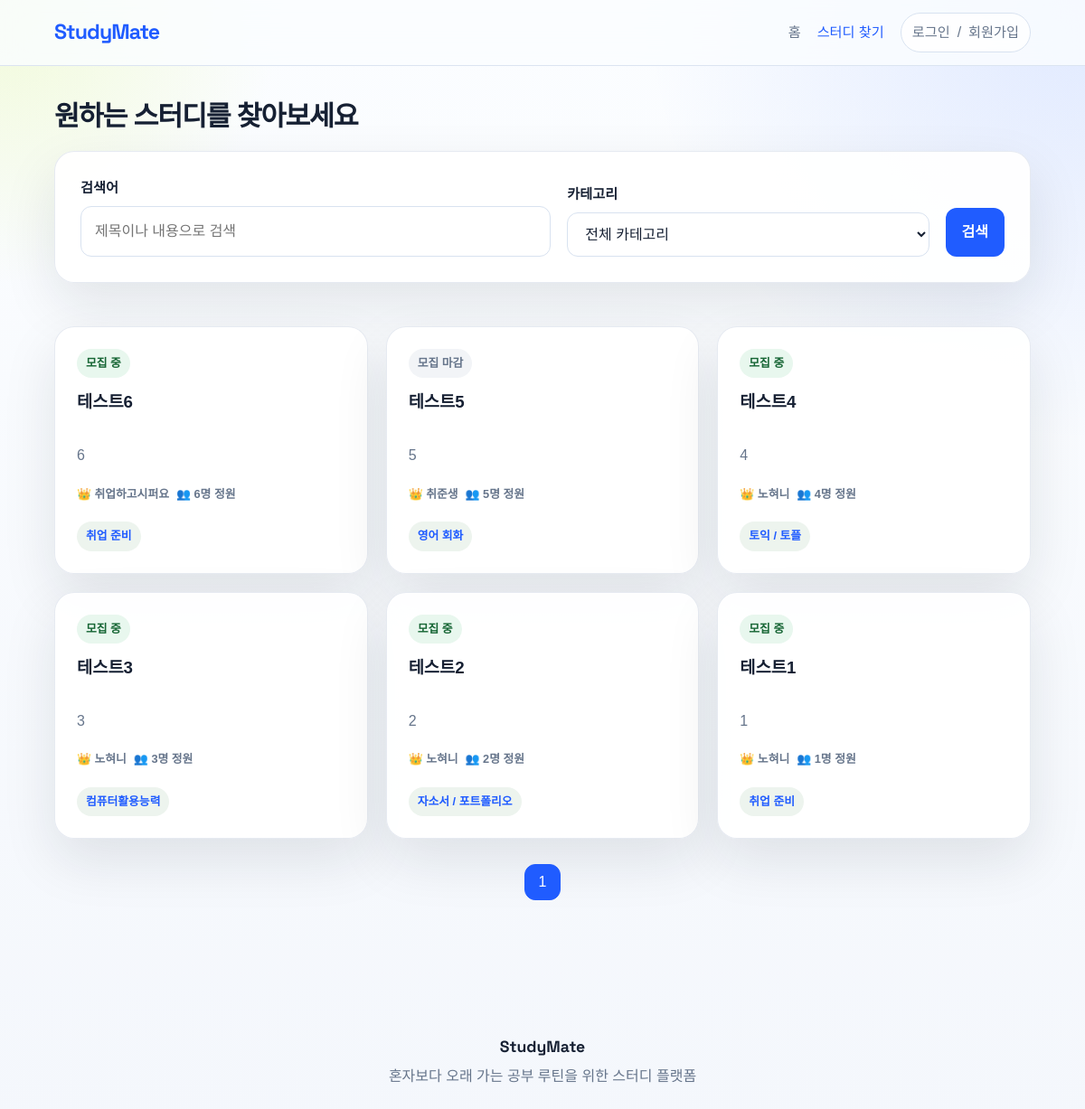
Before: /study with the older database file.
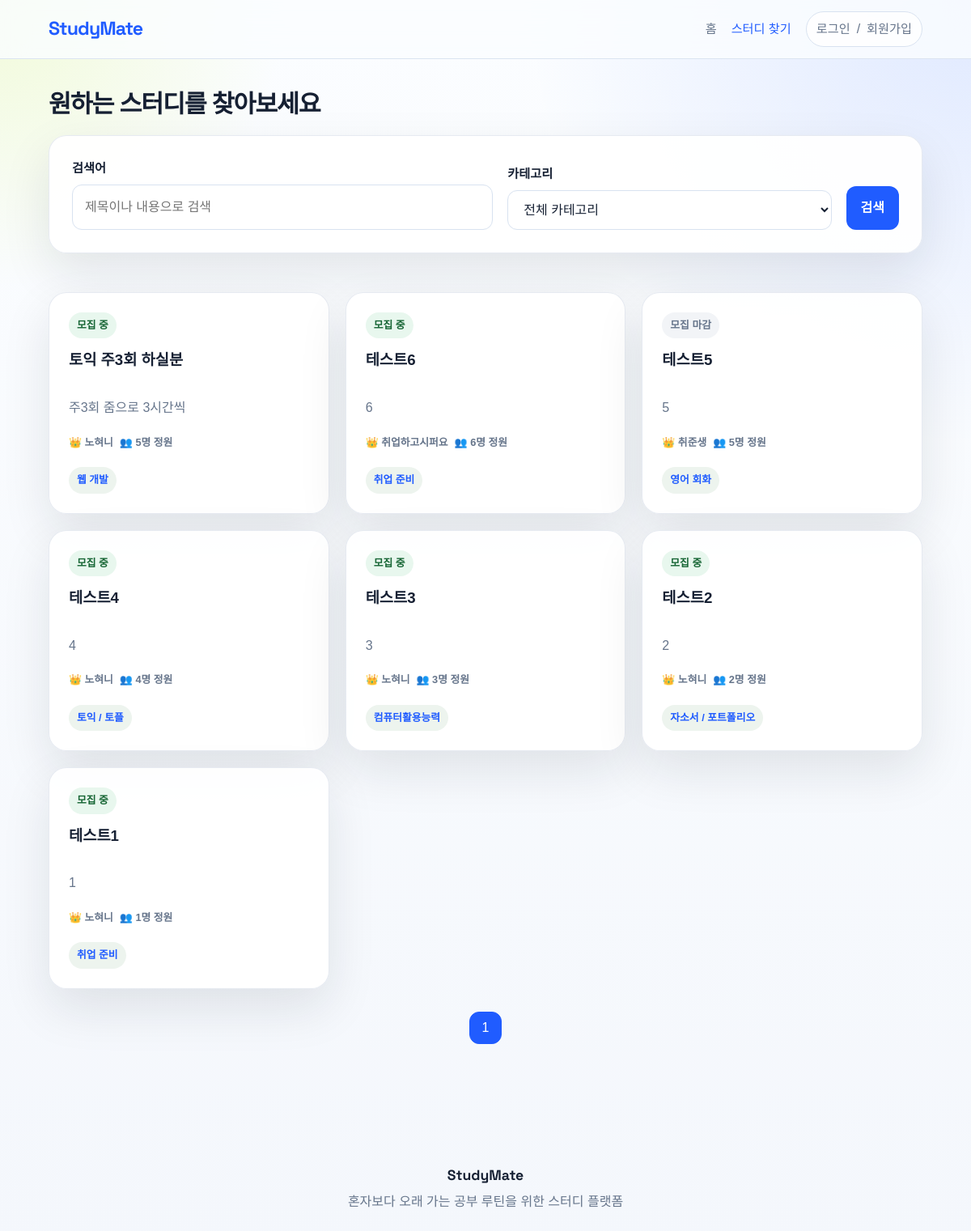
After: the same page with the newer database file.
### models.py (models this page shows, shortened)
class Study(db.Model):
    __tablename__ = "study"
    id = db.Column(db.Integer, primary_key=True)
    title = db.Column(db.String(200), nullable=False)
    category = db.Column(db.String(50), nullable=False)
    member_count = db.Column(db.Integer, nullable=False)
    content = db.Column(db.Text, nullable=False)
    date = db.Column(db.DateTime, default=get_kst_now, nullable=False)
    writer = db.Column(db.String(50), nullable=False)
    author_id = db.Column(db.Integer, db.ForeignKey("user.id"), nullable=True)
    chat_link = db.Column(db.String(300), nullable=True)
    is_closed = db.Column(db.Boolean, default=False, nullable=False)
    author = db.relationship("User", back_populates="studies")
    comments = db.relationship(
        "Comment",
        back_populates="study",
        cascade="all, delete-orphan",
        lazy=True,
        order_by="Comment.date.asc()",
    )
    enrollments = db.relationship(
        "Enrollment",
        back_populates="study",
        cascade="all, delete-orphan",
        lazy=True,
        order_by="Enrollment.date.desc()",
    )
    chat_messages = db.relationship(
        "ChatMessage",
        back_populates="study",
        cascade="all, delete-orphan",
        lazy=True,
        order_by="ChatMessage.date.asc()",
    )

### app.py (the view)
@app.route("/study")
def study():
    page = request.args.get("page", 1, type=int)
    keyword = normalize_text(request.args.get("keyword", ""))
    category = normalize_text(request.args.get("category", ""))
    query = Study.query.order_by(Study.date.desc())
    if keyword:
        query = query.filter(or_(Study.title.contains(keyword), Study.content.contains(keyword)))
    if category and category in CATEGORY_VALUES:
        query = query.filter(Study.category == category)
    else:
        category = ""
    pagination = query.paginate(page=page, per_page=9)
    return render_template("study.html", pagination=pagination, keyword=keyword, category=category)

### app.py (called while the page is built)
def get_current_user():
    if hasattr(g, "current_user"):
        return g.current_user
    session_userid = session.get("user_id")
    user = User.query.filter_by(userid=session_userid).first() if session_userid else None
    if session_userid and user is None:
        session.clear()
    g.current_user = user
    return user

def get_csrf_token():
    token = session.get("_csrf_token")
    if not token:
        token = secrets.token_hex(32)
        session["_csrf_token"] = token
    return token

def normalize_text(value):
    return " ".join((value or "").strip().split())

@app.before_request
def load_user_and_protect_forms():
    get_current_user()
    if request.method == "POST":
        session_token = session.get("_csrf_token")
        submitted_token = request.form.get("_csrf_token") or request.headers.get("X-CSRFToken")
        if not session_token or session_token != submitted_token:
            abort(400, description="잘못된 요청입니다.")

@app.context_processor
def inject_template_globals():
    user = get_current_user()
    return {
        "csrf_token": get_csrf_token(),
        "current_user": user,
        "user_nickname": user.nickname if user else None,
        "study_categories": STUDY_CATEGORIES,
    }

### templates/study.html (shortened to what this page needs)
{% extends "base.html" %}
{% block content %}
<section>
    <div class="section-heading">
        <h2>원하는 스터디를 찾아보세요</h2>
    </div>
    <form action="{{ url_for('study') }}" method="GET" class="filter-panel filter-grid">
        <div class="input-group">
            <label for="keyword">검색어</label>
            <input id="keyword" type="text" name="keyword" value="{{ keyword }}" placeholder="제목이나 내용으로 검색">
        </div>
        <div class="input-group">
            <label for="category">카테고리</label>
            <select id="category" name="category">
                <option value="">전체 카테고리</option>
            </select>
        </div>
        <div class="filter-actions">
            <button type="submit" class="primary-btn">검색</button>
        </div>
    </form>
</section>
<section>
    <div class="study-list">
        {% for post in pagination.items %}
            <a href="{{ url_for('study_detail', study_id=post.id) }}" class="card-link">
                <article class="card">
                    <div class="card-top">
                        <span class="card-status {% if post.is_closed %}closed{% endif %}">
                            {% if post.is_closed %}모집 마감{% else %}모집 중{% endif %}
                        </span>
                        <h3>{{ post.title }}</h3>
                        <p class="card-body">
                            {% if post.content|length > 90 %}
                                {{ post.content[:90] }}...
                            {% else %}
                                {{ post.content }}
                            {% endif %}
                        </p>
                    </div>
                    <div class="card-meta">
                        <span class="meta-line">👑 {{ post.writer }}</span>
                        <span class="meta-line">👥 {{ post.member_count }}명 정원</span>
                    </div>
                    <div class="tag-row">
                        <span class="tag">{{ post.category }}</span>
                    </div>
                </article>
            </a>
        {% endfor %}
    </div>
    {% if pagination.total > 0 %}
        <div class="pagination">
            {% for page_num in pagination.iter_pages() %}
                {% if page_num %}
                    {% if page_num == pagination.page %}
                        <a href="#" class="active">{{ page_num }}</a>
                    {% else %}
                        <a href="{{ url_for('study', page=page_num, keyword=keyword, category=category) }}">{{ page_num }}</a>
                    {% endif %}
                {% else %}
                    <span>...</span>
                {% endif %}
            {% endfor %}
        </div>
    {% endif %}
</section>
{% endblock %}

### templates/base.html (shortened to what this page needs)
<!DOCTYPE html>
<html lang="ko">
<head>
    <link rel="stylesheet" href="{{ url_for('static', filename='css/style.css') }}">
</head>
<body class="{% block body_class %}{% endblock %}">
    <header class="site-header">
        <div class="nav-container">
            <a href="{{ url_for('home') }}" class="logo">StudyMate</a>
            <nav class="nav-menu" aria-label="Primary">
                <a href="{{ url_for('home') }}" class="{% if request.endpoint == 'home' %}active{% endif %}">홈</a>
                <a href="{{ url_for('study') }}" class="{% if request.endpoint in ['study', 'study_detail', 'studywrite', 'study_edit'] %}active{% endif %}">스터디 찾기</a>
                {% if current_user %}
                    <div class="user-dropdown">
                        <button type="button" class="user-btn" data-dropdown-toggle>
                            {{ current_user.nickname }}님 <span class="arrow">▾</span>
                        </button>
                        <div class="dropdown-menu" data-dropdown-menu>
                            <a href="{{ url_for('chats') }}">내 채팅</a>
                            <a href="{{ url_for('mypage') }}">마이페이지</a>
                            <a href="{{ url_for('my_posts') }}">내가 쓴 글</a>
                            <hr>
                            <form action="{{ url_for('logout') }}" method="POST" class="dropdown-form">
                                <input type="hidden" name="_csrf_token" value="{{ csrf_token }}">
                                <button type="submit" class="dropdown-link danger-link">로그아웃</button>
                            </form>
                        </div>
                    </div>
                {% else %}
                    <div class="auth-link-group" aria-label="로그인 또는 회원가입">
                        <a href="{{ url_for('login') }}" class="{% if request.endpoint == 'login' %}active{% endif %}">로그인</a>
                        <span>/</span>
                        <a href="{{ url_for('signup') }}" class="{% if request.endpoint == 'signup' %}active{% endif %}">회원가입</a>
                    </div>
                {% endif %}
            </nav>
        </div>
    </header>
    <main>
        {% block content %}{% endblock %}
    </main>
    <footer class="site-footer">
        <div class="footer-inner">
            <p class="footer-brand">StudyMate</p>
            <p>혼자보다 오래 가는 공부 루틴을 위한 스터디 플랫폼</p>
        </div>
    </footer>
</body>
</html>

### static/css/chat.css (style rules this page uses)
.pagination { margin-top: 28px; display: flex; justify-content: center; gap: 8px; }
.pagination a, .pagination span { min-width: 40px; height: 40px; display: inline-flex; align-items: center; justify-content: center; border-radius: 12px; border: 1px solid var(--line); background: var(--surface); color: var(--text-muted); }
.pagination a.active { background: var(--primary); color: #fff; border-color: var(--primary); }
.site-footer, footer { padding: 28px 20px 48px; text-align: center; color: var(--text-muted); }
.footer-inner { max-width: 1120px; margin: 0 auto; }
.footer-brand { margin-bottom: 6px; color: var(--text); font-family: "Space Grotesk", "Noto Sans KR", sans-serif; font-size: 1.1rem; font-weight: 700; }

Changed rows visible on the page:
added Study: is_closed "모집 중", title "토익 주3회 하실분", content "주3회 줌으로 3시간씩", writer "노혀니", member_count "5", category "웹 개발"
